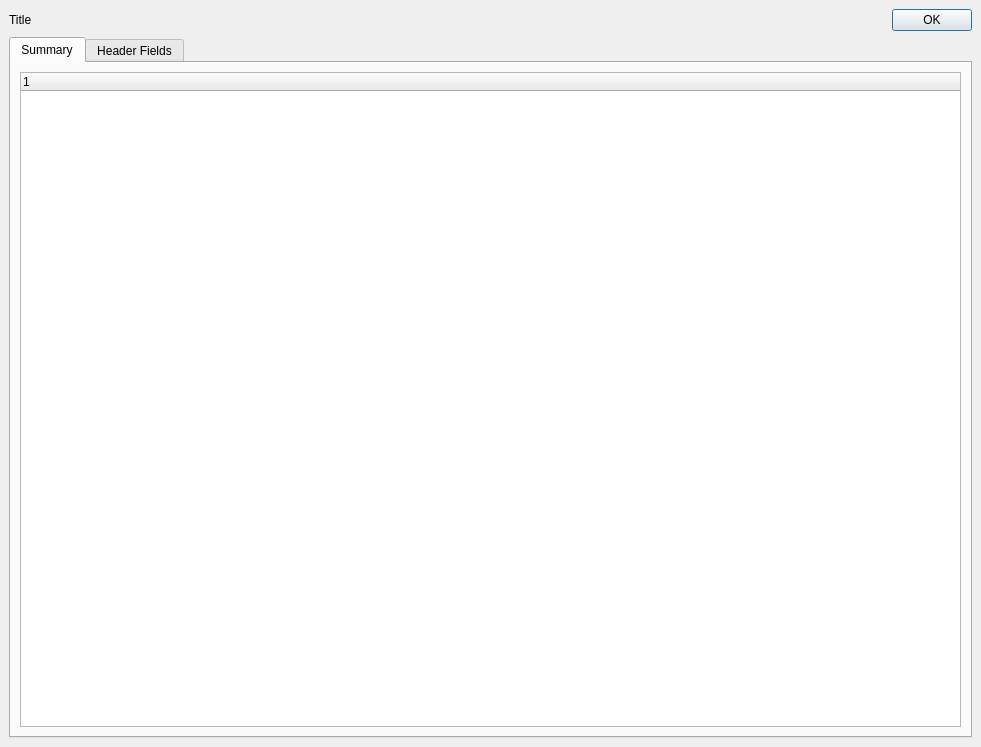
<ui version="4.0" >
 <class>EldoraHeaderView</class>
 <widget class="QDialog" name="EldoraHeaderView" >
  <property name="geometry" >
   <rect>
    <x>0</x>
    <y>0</y>
    <width>981</width>
    <height>747</height>
   </rect>
  </property>
  <property name="sizePolicy" >
   <sizepolicy>
    <hsizetype>7</hsizetype>
    <vsizetype>7</vsizetype>
    <horstretch>0</horstretch>
    <verstretch>0</verstretch>
   </sizepolicy>
  </property>
  <property name="windowTitle" >
   <string>EldoraHeaderView</string>
  </property>
  <layout class="QVBoxLayout" >
   <property name="margin" >
    <number>9</number>
   </property>
   <property name="spacing" >
    <number>6</number>
   </property>
   <item>
    <layout class="QHBoxLayout" >
     <property name="margin" >
      <number>0</number>
     </property>
     <property name="spacing" >
      <number>6</number>
     </property>
     <item>
      <widget class="QLabel" name="title" >
       <property name="sizePolicy" >
        <sizepolicy>
         <hsizetype>7</hsizetype>
         <vsizetype>5</vsizetype>
         <horstretch>0</horstretch>
         <verstretch>0</verstretch>
        </sizepolicy>
       </property>
       <property name="text" >
        <string>Title</string>
       </property>
      </widget>
     </item>
     <item>
      <widget class="QDialogButtonBox" name="buttonBox" >
       <property name="sizePolicy" >
        <sizepolicy>
         <hsizetype>1</hsizetype>
         <vsizetype>0</vsizetype>
         <horstretch>0</horstretch>
         <verstretch>0</verstretch>
        </sizepolicy>
       </property>
       <property name="orientation" >
        <enum>Qt::Horizontal</enum>
       </property>
       <property name="standardButtons" >
        <set>QDialogButtonBox::Ok</set>
       </property>
      </widget>
     </item>
    </layout>
   </item>
   <item>
    <widget class="QTabWidget" name="tabWidget" >
     <property name="currentIndex" >
      <number>0</number>
     </property>
     <widget class="QWidget" name="summaryTab" >
      <attribute name="title" >
       <string>Summary</string>
      </attribute>
      <layout class="QVBoxLayout" >
       <property name="margin" >
        <number>9</number>
       </property>
       <property name="spacing" >
        <number>6</number>
       </property>
       <item>
        <widget class="QTreeWidget" name="summaryTree" />
       </item>
      </layout>
     </widget>
     <widget class="QWidget" name="fieldsTab" >
      <attribute name="title" >
       <string>Header Fields</string>
      </attribute>
      <layout class="QVBoxLayout" >
       <property name="margin" >
        <number>9</number>
       </property>
       <property name="spacing" >
        <number>6</number>
       </property>
       <item>
        <widget class="QTreeWidget" name="fieldsTree" />
       </item>
      </layout>
     </widget>
    </widget>
   </item>
  </layout>
 </widget>
 <resources/>
 <connections>
  <connection>
   <sender>buttonBox</sender>
   <signal>accepted()</signal>
   <receiver>EldoraHeaderView</receiver>
   <slot>accept()</slot>
   <hints>
    <hint type="sourcelabel" >
     <x>248</x>
     <y>254</y>
    </hint>
    <hint type="destinationlabel" >
     <x>157</x>
     <y>274</y>
    </hint>
   </hints>
  </connection>
  <connection>
   <sender>buttonBox</sender>
   <signal>rejected()</signal>
   <receiver>EldoraHeaderView</receiver>
   <slot>reject()</slot>
   <hints>
    <hint type="sourcelabel" >
     <x>316</x>
     <y>260</y>
    </hint>
    <hint type="destinationlabel" >
     <x>286</x>
     <y>274</y>
    </hint>
   </hints>
  </connection>
 </connections>
</ui>
